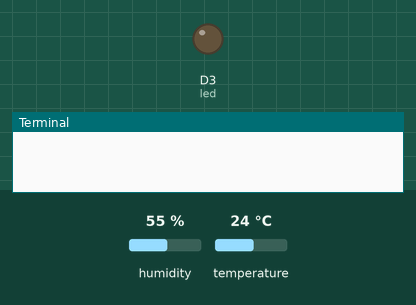
Bench run of a program on a simulated Raspberry Pi (BCM pin numbers) with a GrovePi. On the bench: output pins drawn as LEDs (lit = HIGH), the last lines printed to the terminal. The inputs (shaded band) are chosen by the test bench; at power-on: humidity 55 %, temperature 24 °C. The clock reads 2024-03-15 10:24:30 at power-on unless the program sets it; databases and web services accept everything at once and return nothing.

Above: at 1.2 s.
1.3 s: humidity set to 90 %
6.1 s: humidity set to 93 %
At 7.3 s:
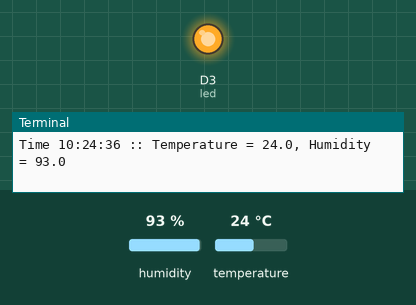
9.5 s: humidity set to 22 %
At 12.2 s:
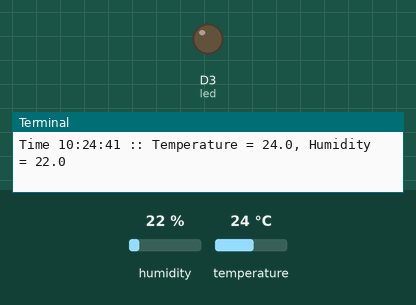
13.0 s: humidity set to 92 %
At 15.2 s:
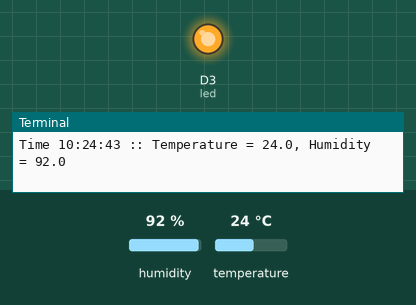
Timing chart, 0 to 16.7 s (numbered marks = the images above; inputs shaded):
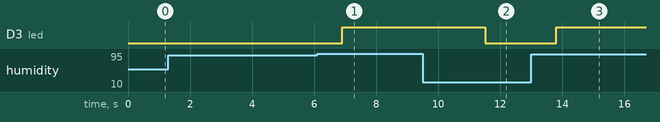

Measured:
- the behaviour switches between 91 and 92 % on humidity (found by bisection; images 0 and 1)
- after the input at 6.1 s, D3 (led): LOW → HIGH after 0.81 s
- after the input at 9.5 s, D3 (led): HIGH → LOW after 2.0 s
- after the input at 13.0 s, D3 (led): LOW → HIGH after 0.81 s

The program:

weather_station_sol.py
```python
#!/usr/bin/python

#################
#SOLUTION SCRIPT
#################

# IoT Education in Research
# TCSS499 Research Group
# University of Washington, Tacoma


# Program Spec
# weather_station.py opens a connection to MySQLdb using a existing
# user and database.  It then reads the connected Grove Temperature and
# Humidity sensor every second and commits the readings to the specified database
# with an abrieviated timestamp.  The Grove LED is incorporated to signal
# high humidity levels.

# Program setup requirements
# - Connect the Grove Temperature and Humidity Sensor to Port D4
# - Connect the Grove LED to Port D3

# Program UI
# - A time accompanied by its corresponding readings will print to
#   console every second.
# - As the program executes, cup the sensor in you hands to observe changes in
#   in the readings.  After temperature/humidity increase, re-expose the sensor
#   to open air and observe the changes and the LED.
# - End program using KeyboardInterrupt (Ctrl+c)


# Get the necessary libraries for interfacing
import MySQLdb
import grovepi
import time
import datetime
import math

##################################### MANAGE CONNECTIONS #######################################

#connect to MySQLdb
#                    <host>      <MySQL user>      <pwrd>      <db_name>
db=MySQLdb.connect("localhost", "station_admin", "tcss499", "weather_station")

# Physical connecections
ths = 4
led = 3


# Operational Variables
global localtime
global insert_into_temp
global temp_date
global insert_into_humidity
global humid_data


# Operational Loop
while True:
	# enable traversal of the db tables
	cursor=db.cursor();
	try:
		time.sleep(2) # ths has a 2 second signal collection period

#############################GET DATA AND PRINT IT TO CONSOLE#################################

        	# get the system time
		localtime = datetime.datetime.now()

		# store the current temperature and humidity reading
		[temperature,humidity] = grovepi.dht(ths,0) # 0 indicates the sensor type
		if math.isnan(temperature) == False and math.isnan(humidity) == False:
			# print data, localtime is parsed to have form: <'HH:MM:SS'>
			print('Time {} :: Temperature = {}, Humidity = {}'.format(localtime.strftime('%H:%M:%S'), temperature, humidity))


############################# BUILD INSERT STATEMENTS #########################################


        	# create the MySQL INSERT INTO statement
		insert_into_temp = (
            		"INSERT INTO temperature_readings (rtime, reading) "
            		"VALUES (%s, %s)"
        	)

		# store the data which corresponds to the '%s' in VALUES clause
        	temp_data = (localtime.strftime('%H:%M:%S'), temperature)

		insert_into_humidity = (
            		"INSERT INTO humidity_readings (rtime, reading) "
            		"VALUES (%s, %s)"
        	)

		# store the data which corresponds to the '%s' in VALUES clause
        	humid_data = (localtime.strftime('%H:%M:%S'), humidity)

############################### SAVING CHANGES ###########################################
		# save the current readings to the database
        	try:
            		cursor.execute(insert_into_temp, temp_data)
			cursor.execute(insert_into_humidity, humid_data)
            		db.commit()
        	except:
            		db.rollback()
		finally:
			cursor.close()

		# see if humidity is above threshold and signal if so
		if math.isnan(humidity) == False and int(humidity) > 91:
			grovepi.digitalWrite(led, 1)
		else:
			grovepi.digitalWrite(led, 0)

	# stop the program
	except KeyboardInterrupt as k:
		print('Keyboard interruption... Now exiting: %s'%k)
		grovepi.digitalWrite(led, 0)
		break

	# error logging
	except IOError:
		print("Error")

cursor.close()
db.close()
```
